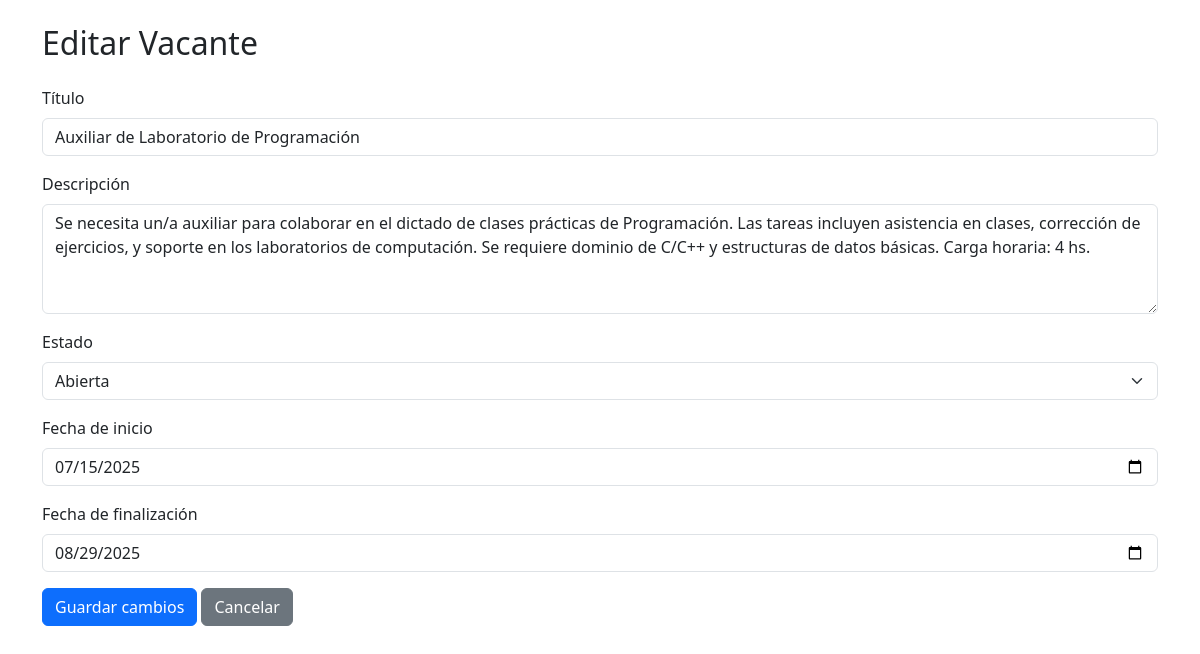
The app's page /php/editar_vacante.php?id=4, older data.
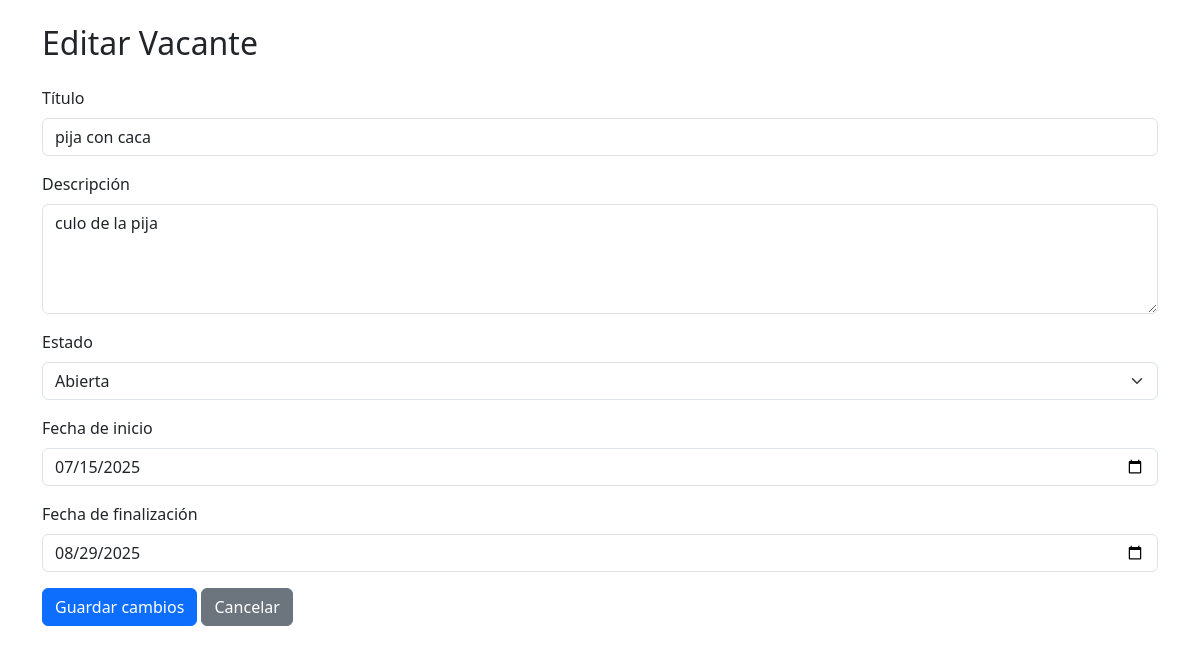
The same page, newer data.
### tables this page shows
CREATE TABLE `vacante` (
  `ID` int(11) NOT NULL,
  `estado` varchar(256) NOT NULL,
  `descripcion` varchar(525) NOT NULL,
  `fecha_ini` date NOT NULL,
  `fecha_fin` date NOT NULL,
  `titulo` varchar(150) NOT NULL
);

### php/editar_vacante.php (the view, shortened to what this page needs)
<?php
require('conection.php');
$id = $_GET['id'];
$sql = "SELECT * FROM vacante WHERE ID = ?";
$stmt = mysqli_prepare($conn, $sql);
mysqli_stmt_bind_param($stmt, "i", $id);
mysqli_stmt_execute($stmt);
$resultado = mysqli_stmt_get_result($stmt);
$vacante = mysqli_fetch_assoc($resultado);
?>
<!DOCTYPE html>
<html lang="es">
<head>
  <link href="https://cdn.jsdelivr.net/npm/bootstrap@5.3.3/dist/css/bootstrap.min.css" rel="stylesheet">
</head>
<body class="container py-4">
  <h2 class="mb-4">Editar Vacante</h2>
  <form method="POST" action="">
    <div class="mb-3">
      <label class="form-label">Título</label>
      <input type="text" name="titulo" class="form-control" value="<?= htmlspecialchars($vacante['titulo']) ?>" required>
    </div>
    <div class="mb-3">
      <label class="form-label">Descripción</label>
      <textarea name="descripcion" class="form-control" rows="4" required><?= htmlspecialchars($vacante['descripcion']) ?></textarea>
    </div>
    <div class="mb-3">
      <label class="form-label">Estado</label>
      <select name="estado" class="form-select" required>
        <option value="abierta" <?= $vacante['estado'] === 'abierta' ? 'selected' : '' ?>>Abierta</option>
      </select>
    </div>
    <div class="mb-3">
      <label class="form-label">Fecha de inicio</label>
      <input type="date" name="fecha_ini" class="form-control" value="<?= $vacante['fecha_ini'] ?>" required>
    </div>
    <div class="mb-3">
      <label class="form-label">Fecha de finalización</label>
      <input type="date" name="fecha_fin" class="form-control" value="<?= $vacante['fecha_fin'] ?>" required>
    </div>
    <button type="submit" class="btn btn-primary">Guardar cambios</button>
    <a href="vacantes.php" class="btn btn-secondary">Cancelar</a>
  </form>
</body>
</html>

Row changes from the older to the newer data that the page shows:
changed vacante "Abierta": titulo "Auxiliar de Laboratorio de Programación" → "pija con caca"; descripcion "Se necesita un/a auxiliar para colaborar en el dictado de clases prácticas de Programación. Las tareas incluyen asistencia en clases, corrección de ejercicios, y soporte en los laboratorios de computación. Se requiere dominio de C/C++ y estructuras de datos básicas. Carga horaria: 4 hs." → "culo de la pija"
